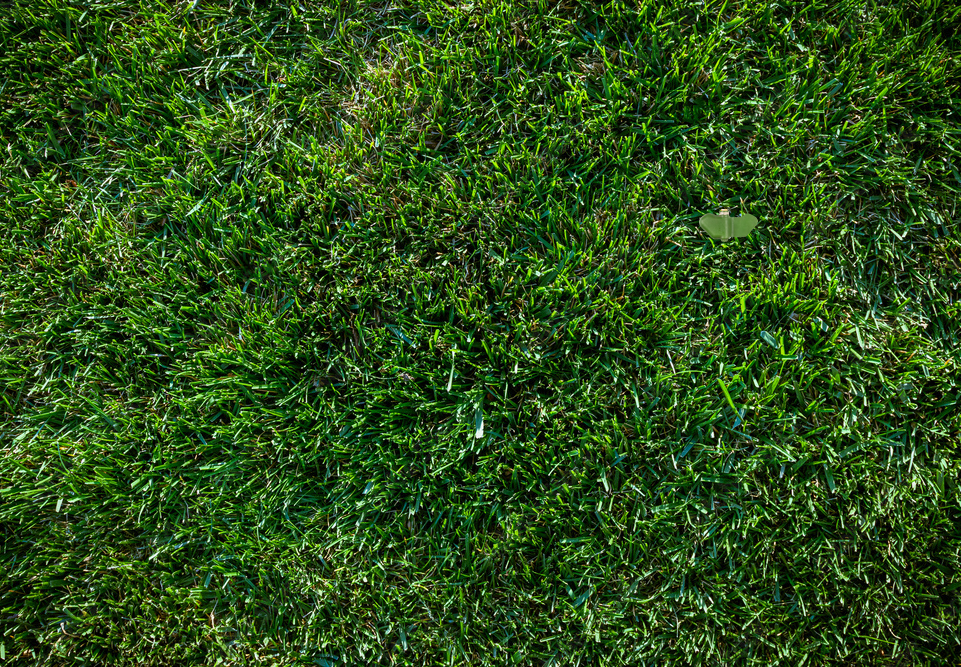
#> input picture wideScan/PFM1.png, 961 x 667 px
$ python sampleScan.py
#> lines starting #> are read from the running program, lines starting #| are printed output that depends on the picture
import cv2
import numpy as np

filePath = 'PFM1.png'
img = cv2.imread(filePath)
#> img is the input picture: shape (667, 961, 3); mean B, G, R 25.6, 78.2, 44.7

hsv = cv2.cvtColor(img,cv2.COLOR_BGR2HSV)
#> hsv: shape (667, 961, 3); mean H, S, V 52, 197.1, 78.8

upperBound = np.array([100, 255, 150])
lowerBound = np.array([10, 100, 10])

thresh = cv2.inRange(hsv, lowerBound, upperBound)
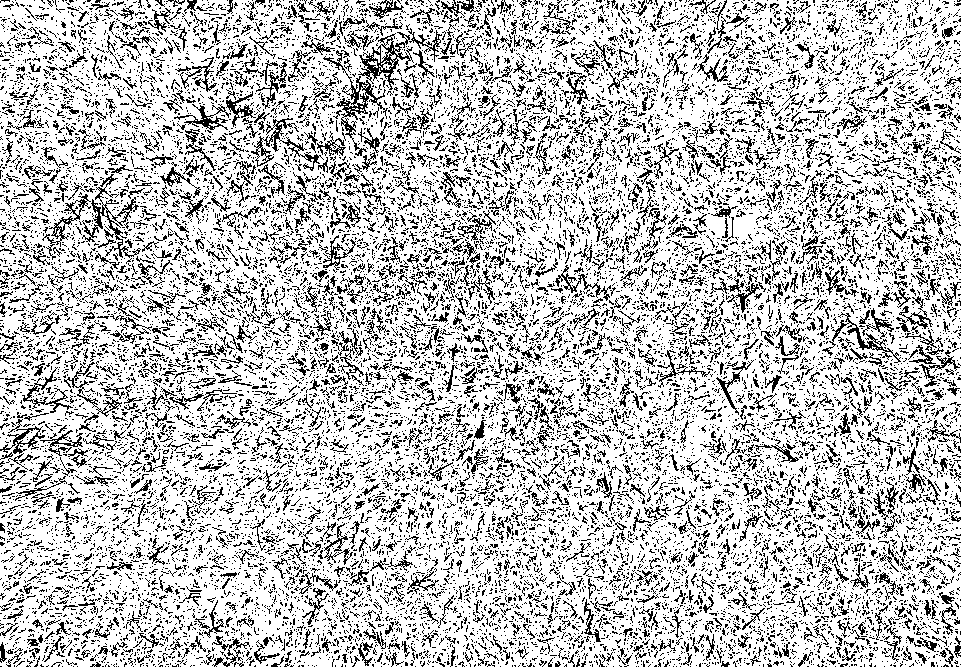
#> thresh: shape (667, 961); 76.3% white; black in thin lines or dots

cv2.imshow('hsv',hsv)
cv2.imshow('w/ threshold',thresh)
cv2.waitKey(0)
cv2.destroyAllWindows()
